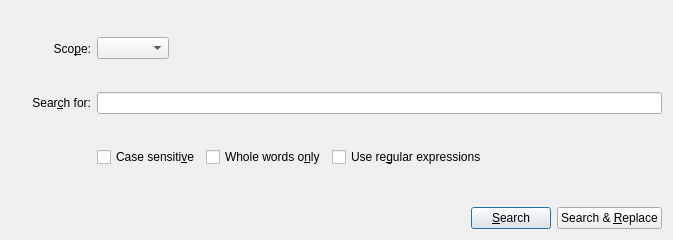
<?xml version="1.0" encoding="UTF-8"?>
<ui version="4.0">
 <class>FindDialog</class>
 <widget class="QWidget" name="FindDialog">
  <property name="geometry">
   <rect>
    <x>0</x>
    <y>0</y>
    <width>673</width>
    <height>240</height>
   </rect>
  </property>
  <property name="windowTitle">
   <string>Form</string>
  </property>
  <layout class="QGridLayout" name="gridLayout">
   <item row="0" column="0">
    <widget class="QLabel" name="label">
     <property name="sizePolicy">
      <sizepolicy hsizetype="Fixed" vsizetype="Preferred">
       <horstretch>0</horstretch>
       <verstretch>0</verstretch>
      </sizepolicy>
     </property>
     <property name="minimumSize">
      <size>
       <width>80</width>
       <height>0</height>
      </size>
     </property>
     <property name="text">
      <string>Sco&amp;pe:</string>
     </property>
     <property name="alignment">
      <set>Qt::AlignRight|Qt::AlignTrailing|Qt::AlignVCenter</set>
     </property>
     <property name="buddy">
      <cstring>mFilterList</cstring>
     </property>
    </widget>
   </item>
   <item row="0" column="1">
    <widget class="QWidget" name="widget_2" native="true">
     <layout class="QHBoxLayout" name="horizontalLayout_2">
      <property name="spacing">
       <number>0</number>
      </property>
      <property name="leftMargin">
       <number>0</number>
      </property>
      <property name="topMargin">
       <number>0</number>
      </property>
      <property name="rightMargin">
       <number>0</number>
      </property>
      <property name="bottomMargin">
       <number>0</number>
      </property>
      <item>
       <widget class="QComboBox" name="mFilterList">
        <property name="sizePolicy">
         <sizepolicy hsizetype="Fixed" vsizetype="Fixed">
          <horstretch>0</horstretch>
          <verstretch>0</verstretch>
         </sizepolicy>
        </property>
       </widget>
      </item>
      <item>
       <spacer name="horizontalSpacer_2">
        <property name="orientation">
         <enum>Qt::Horizontal</enum>
        </property>
        <property name="sizeHint" stdset="0">
         <size>
          <width>40</width>
          <height>20</height>
         </size>
        </property>
       </spacer>
      </item>
     </layout>
    </widget>
   </item>
   <item row="1" column="0">
    <widget class="QLabel" name="label_2">
     <property name="text">
      <string>Sear&amp;ch for:</string>
     </property>
     <property name="alignment">
      <set>Qt::AlignRight|Qt::AlignTrailing|Qt::AlignVCenter</set>
     </property>
     <property name="buddy">
      <cstring>mSearchTerm</cstring>
     </property>
    </widget>
   </item>
   <item row="1" column="1">
    <widget class="QLineEdit" name="mSearchTerm"/>
   </item>
   <item row="2" column="1">
    <widget class="QWidget" name="widget" native="true">
     <layout class="QHBoxLayout" name="horizontalLayout">
      <property name="leftMargin">
       <number>0</number>
      </property>
      <property name="topMargin">
       <number>0</number>
      </property>
      <property name="rightMargin">
       <number>0</number>
      </property>
      <property name="bottomMargin">
       <number>0</number>
      </property>
      <item>
       <widget class="QCheckBox" name="mMatchCaseCheckBox">
        <property name="text">
         <string>Case sensiti&amp;ve</string>
        </property>
       </widget>
      </item>
      <item>
       <widget class="QCheckBox" name="mWholeWordsCheckBox">
        <property name="text">
         <string>Whole words o&amp;nly</string>
        </property>
       </widget>
      </item>
      <item>
       <widget class="QCheckBox" name="mRegexpCheckBox">
        <property name="text">
         <string>Use re&amp;gular expressions</string>
        </property>
       </widget>
      </item>
      <item>
       <spacer name="horizontalSpacer">
        <property name="orientation">
         <enum>Qt::Horizontal</enum>
        </property>
        <property name="sizeHint" stdset="0">
         <size>
          <width>40</width>
          <height>20</height>
         </size>
        </property>
       </spacer>
      </item>
     </layout>
    </widget>
   </item>
   <item row="3" column="0">
    <widget class="QWidget" name="configWidget" native="true">
     <property name="sizePolicy">
      <sizepolicy hsizetype="Preferred" vsizetype="Fixed">
       <horstretch>0</horstretch>
       <verstretch>10</verstretch>
      </sizepolicy>
     </property>
    </widget>
   </item>
   <item row="4" column="1">
    <layout class="QHBoxLayout" name="horizontalLayout_3">
     <item>
      <spacer name="horizontalSpacer_3">
       <property name="orientation">
        <enum>Qt::Horizontal</enum>
       </property>
       <property name="sizeHint" stdset="0">
        <size>
         <width>40</width>
         <height>20</height>
        </size>
       </property>
      </spacer>
     </item>
     <item>
      <widget class="QPushButton" name="mSearchButton">
       <property name="text">
        <string>&amp;Search</string>
       </property>
       <property name="default">
        <bool>true</bool>
       </property>
      </widget>
     </item>
     <item>
      <widget class="QPushButton" name="mReplaceButton">
       <property name="text">
        <string>Search &amp;&amp; &amp;Replace</string>
       </property>
      </widget>
     </item>
    </layout>
   </item>
  </layout>
 </widget>
 <resources/>
 <connections/>
</ui>
